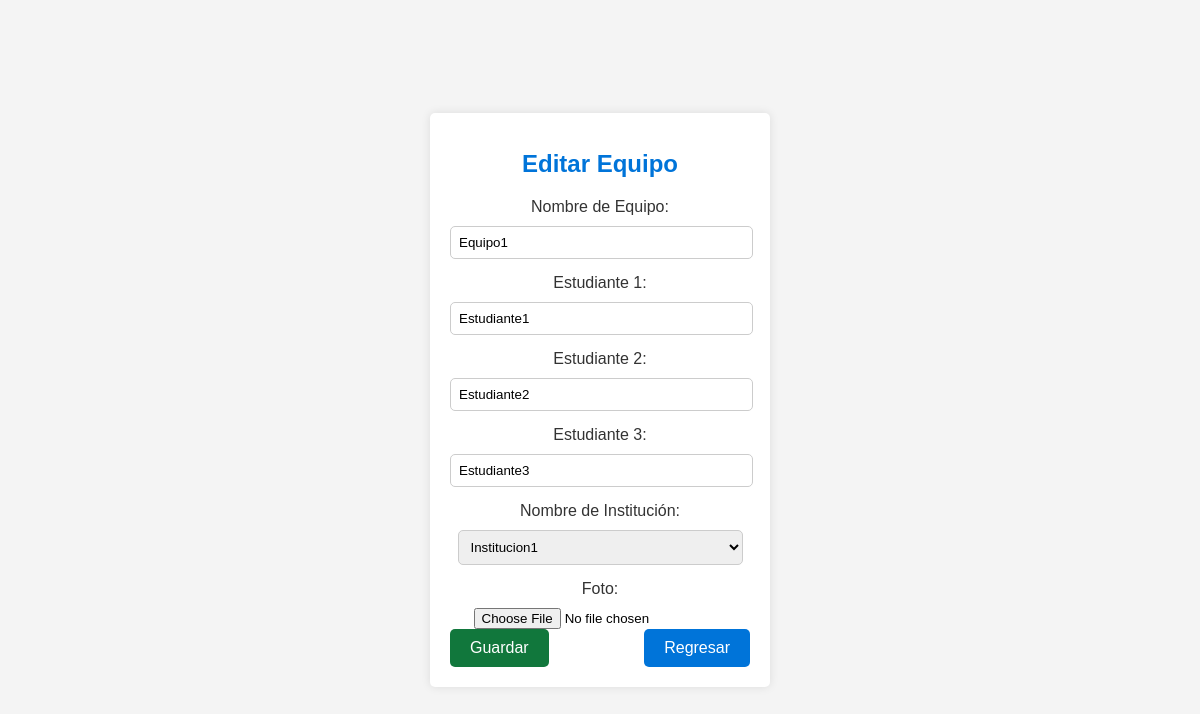
Page /Login/Equipos.php?IdE=1 on the committed database.
### tables this page shows
create table
    Equipos (
        IdE int auto_increment,
        NombreEquipo varchar(50) not null,
        Estudiante1 varchar(25) not null,
        Estudiante2 varchar(25) not null,
        Estudiante3 varchar(25) not null,
        Institucion varchar(25) not null,
        Coach varchar(25) not null,
        FotoEquipo VARCHAR(255),
        Aprobado int not null,
        primary key (IdE),
        foreign key (Institucion) references Instituciones (NombreI)
    );

### datos/conexion.php (called while the page is built)
<?php
class Conexion
{
    private static $servidor = 'localhost' ;
    private static $db = 'Coding' ;
    private static $usuario = 'root';
    private static $password = 'root';
    private static $puerto = '3306';
    private static $conexion  = null;
    public static function conectar()
    {
        if (self::$conexion==null)
        {
            try
            {
                self::$conexion =  new PDO( "mysql:host=".self::$servidor.";port=".self::$puerto.";dbname=".self::$db, self::$usuario, self::$password);
                self::$conexion->setAttribute(PDO::ATTR_ERRMODE, PDO::ERRMODE_EXCEPTION);
            }
            catch(PDOException $e)
            {
                exit($e->getMessage());
            }
        }
        return self::$conexion;
    }
    public static function desconectar()
    {
        self::$conexion = null;
    }
}
?>

### datos/daoEquipos.php (called while the page is built, shortened)
<?php
require_once('conexion.php');
require_once __DIR__ . '/../modelos/equipos.php';
class DAOEquipos
{
    private $conexion;
    private function conectar()
    {
        try {
            $this->conexion = Conexion::conectar();
        } catch (Exception $e) {
            die($e->getMessage());
        }
    }
    public function obtenerUno($id)
    {
        try {
            $obj = null;
            $sentenciaSQL = $this->conexion->prepare("SELECT * FROM Equipos WHERE IdE = ?");
            $sentenciaSQL->execute(array($id));
            $resultado = $sentenciaSQL->fetchAll(PDO::FETCH_OBJ);
            foreach ($resultado as $row) {
                $obj = new Equipos();
                $obj->IdE = $row->IdE;
                $obj->NombreEquipo = $row->NombreEquipo;
                $obj->Estudiante1 = $row->Estudiante1;
                $obj->Estudiante2 = $row->Estudiante2;
                $obj->Estudiante3 = $row->Estudiante3;
                $obj->Coach = $row->Coach;
                $obj->Institucion = $row->Institucion;
                $obj->FotoEquipo = $row->FotoEquipo;
                $obj->Aprobado = $row->Aprobado;
            }
            return $obj;
        } catch (PDOException $e) {
            return null;
        } finally {
            Conexion::desconectar();
        }
    }
}

### datos/daoCoach.php (called while the page is built, shortened)
<?php
require_once('conexion.php');
require_once __DIR__ . '/../modelos/equipos.php';
class DAOCoach
{
    private $conexion;
    private function conectar()
    {
        try {
            $this->conexion = Conexion::conectar();
        } catch (Exception $e) {
            die($e->getMessage());
        }
    }
    public function obtenerInstitucion()
    {
        try {
            $lista = array();
            $sentenciaSQL = $this->conexion->prepare("SELECT NombreI FROM Instituciones");
            $sentenciaSQL->execute();
            $resultado = $sentenciaSQL->fetchAll(PDO::FETCH_OBJ);
            foreach ($resultado as $row) {
                $obj = new Instituciones();
                $obj->NombreI = $row->NombreI;
                $lista[] = $obj;
            }
            return $lista;
        } catch (PDOException $e) {
            return null;
        } finally {
            Conexion::desconectar();
        }
    }
}

### Login/Equipos.php (the view, shortened to what this page needs)
<!DOCTYPE html>
<html lang="es">
<head>
    <link rel="stylesheet" href="CSS/estilos.css">
</head>
<body>
    <?php
    require_once("../datos/daoCoach.php");
    $daoCoach = new DAOCoach();
    require_once('../datos/daoEquipos.php');
    $idEquipoEditar = isset($_GET["IdE"]) ? $_GET["IdE"] : null;
    $equipoEditar = null;
    if ($idEquipoEditar) {
        $daoEquipos = new DAOEquipos();
        $equipoEditar = $daoEquipos->obtenerUno($idEquipoEditar);
    }
    ?>
    <div class="container">
        <h1><?php echo $equipoEditar ? 'Editar Equipo' : 'Registrar Equipo'; ?></h1>
        <form action="Procesos/procesar_form.php" method="post">
            <label for="Equipo">Nombre de Equipo:</label>
            <input type="text" id="Equipo" name="Equipo" value="<?php echo $equipoEditar ? $equipoEditar->NombreEquipo : ''; ?>" required>
            <label for="Estudiante1">Estudiante 1:</label>
            <input type="text" id="Estudiante1" name="Estudiante1" value="<?php echo $equipoEditar ? $equipoEditar->Estudiante1 : ''; ?>" required>
            <label for="Estudiante2">Estudiante 2:</label>
            <input type="text" id="Estudiante2" name="Estudiante2" value="<?php echo $equipoEditar ? $equipoEditar->Estudiante2 : ''; ?>" required>
            <label for="Estudiante3">Estudiante 3:</label>
            <input type="text" id="Estudiante3" name="Estudiante3" value="<?php echo $equipoEditar ? $equipoEditar->Estudiante3 : ''; ?>" required>
            <div>
                <label for="NombreI">Nombre de Institución:</label>
                <select id="NombreI" name="NombreI" required>
                    <?php
                    $instituciones = $daoCoach->obtenerInstitucion();
                    foreach ($instituciones as $institucion) {
                        $selected = ($equipoEditar && $equipoEditar->Institucion == $institucion->NombreI) ? "selected" : "";
                        echo "<option value='" . $institucion->NombreI . "' $selected>" . $institucion->NombreI . "</option>";
                    }
                    ?>
                </select>
            </div>
            <div>
                <label for="FotoEquipo">Foto:</label>
                <input type="file" id="foto" name="FotoEquipo" accept="image/*" value="<?php echo $equipoEditar ? $equipoEditar->FotoEquipo : ''; ?>" required>
            </div>
            <div class="button-container">
                <input type="button" value="<?php echo $equipoEditar ? 'Guardar' : 'Registrarse'; ?>" id="Registrar" class="submit-button" onclick="guardarEquipo();">
                <input type="button" value="Regresar" id="Back" class="submit-button" onclick="window.location.href='../Vista/listaEquipos.php';">
            </div>
        </form>
    </div>
</body>
</html>

### Login/CSS/estilos.css (style rules this page uses)
body { font-family: Arial, sans-serif; background-color: #f4f4f4; margin: 0; padding: 0; display: flex; justify-content: center; align-items: center; height: 100vh; }
.container { background-color: #fff; padding: 20px; border-radius: 5px; box-shadow: 0 0 10px rgba(0, 0, 0, 0.1); width: 300px; text-align: center; }
h1 { margin-bottom: 20px; font-size: 24px; color: #0074d9; }
label { display: block; margin-bottom: 10px; color: #333; }
input[type="text"], input[type="email"], input[type="password"], select { width: 95%; padding: 8px; margin-bottom: 15px; border: 1px solid #ccc; border-radius: 5px; }
.submit-button { background-color: #0074d9; color: #fff; border: none; text-decoration: none; padding: 10px 20px; border-radius: 5px; cursor: pointer; font-size: 16px; transition: background-color 0.3s; }
.button-container { display: flex; justify-content: space-between; }
#Registrar { background-color: rgb(17, 119, 60); }

### rows in the picture
equipos: Equipo "Equipo1", Estudiante1 "Estudiante1", Estudiante2 "Estudiante2", Estudiante3 "Estudiante3"

### other values in the picture
form field NombreI "Institucion1"
